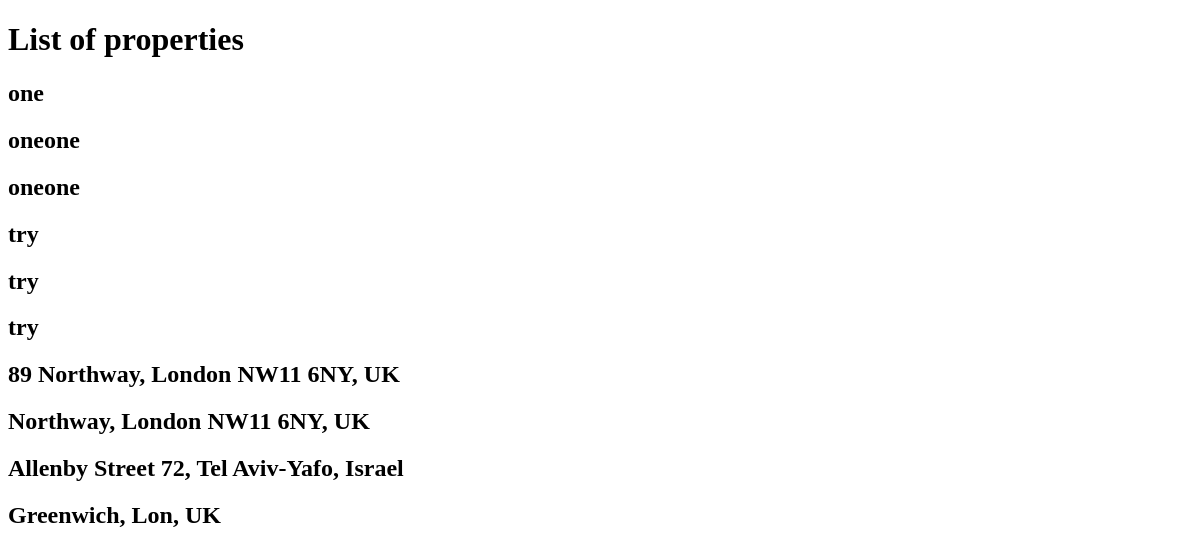
The app's page /beta/propertyList, older data.
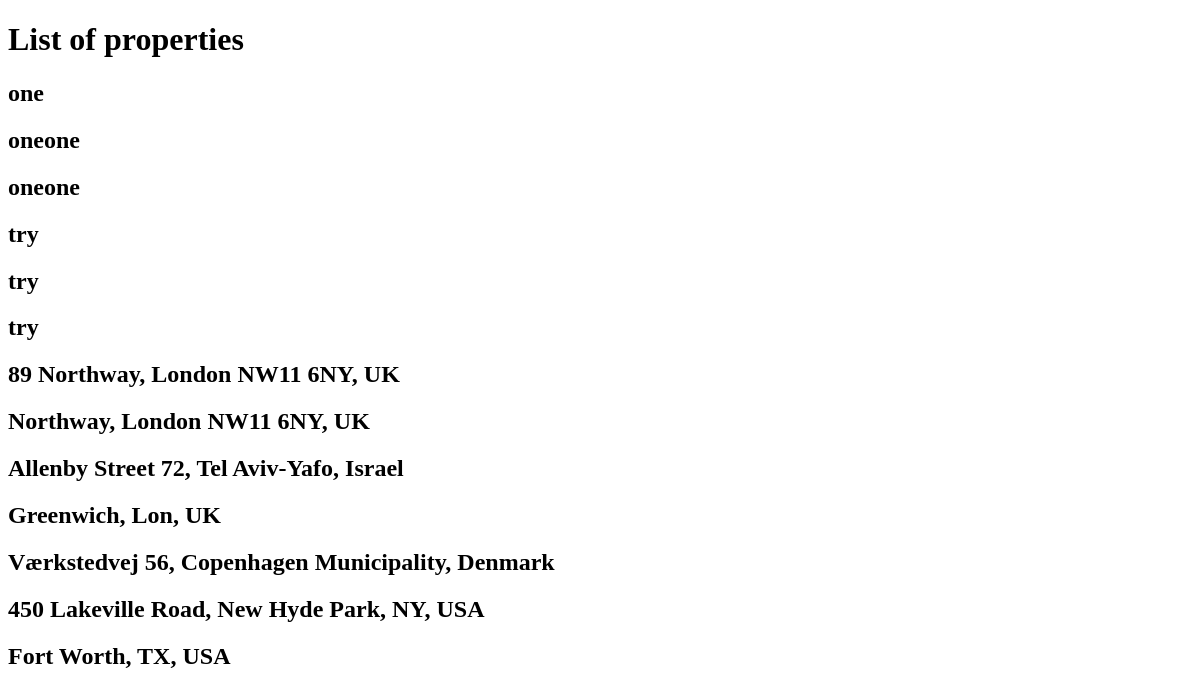
The same page, newer data.
### beta/models.py (models this page shows, shortened)
class Property(models.Model):
    fullAddress = models.CharField(
        unique=True, max_length=255, default="", blank=True)
    address = models.CharField(unique=False, max_length=255)
    PROPERTY_TYPE_CHOICES = [
        ("house", "house"), ("flat", "flat"), ("other", "other")]
    propertyType = models.CharField(
        choices=PROPERTY_TYPE_CHOICES, default="flat", help_text='Is the property a house or flat?', max_length=255)
    aptNumber = models.PositiveIntegerField(default=0)
    hashId = models.UUIDField(default=uuid.uuid4, editable=False)

### beta/views.py (the view)
# urls.py: path('propertyList', views.propertyList, name='propertyList'),
def propertyList(request):
    properties = Property.objects.all()
    context = {'properties': properties}
    return render(request, 'propertyList.html', context=context)

### templates/propertyList.html
<!DOCTYPE html>
<html>
<body>
    <h1>List of properties</h1>
    {% for property in properties %}
    <h2>{{property.address}}</h2>
    {% endfor %}
</body>
</html>

Row changes from the older to the newer data that the page shows:
added Property: address "Værkstedvej 56, Copenhagen Municipality, Denmark"
added Property: address "450 Lakeville Road, New Hyde Park, NY, USA"
added Property: address "Fort Worth, TX, USA"
